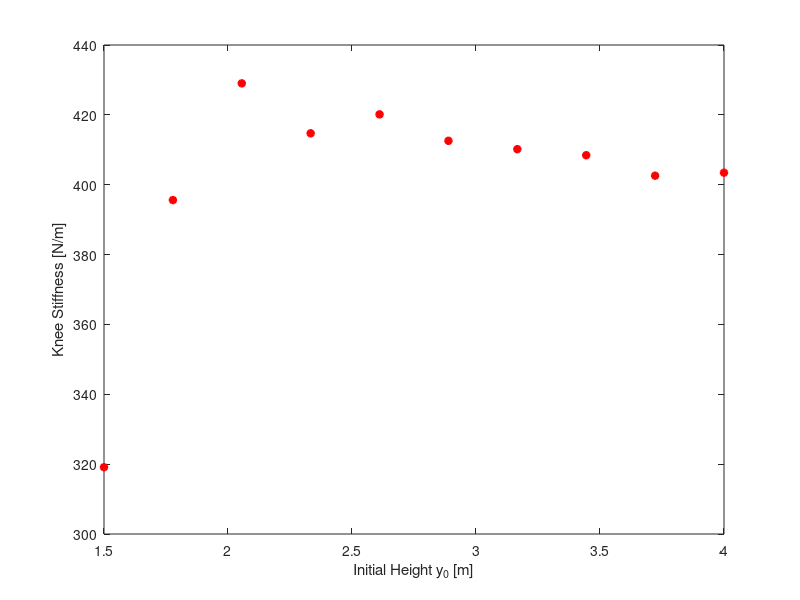
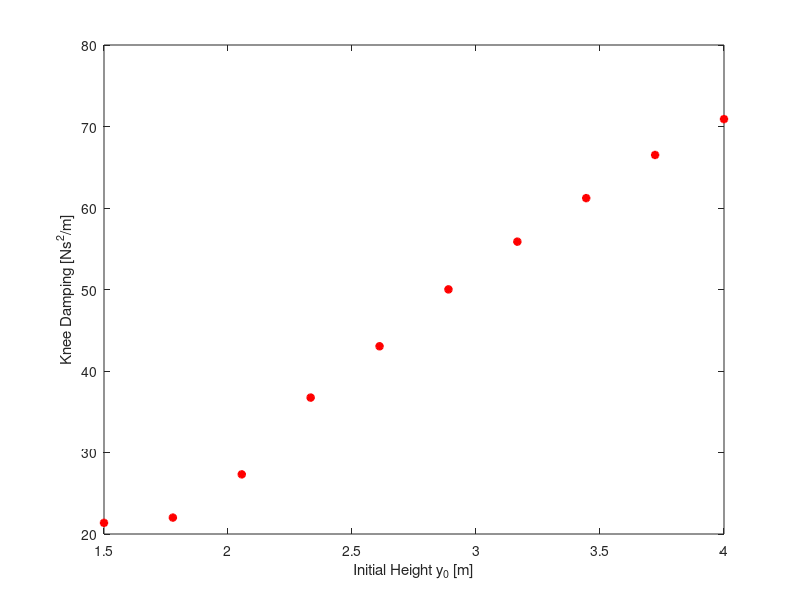
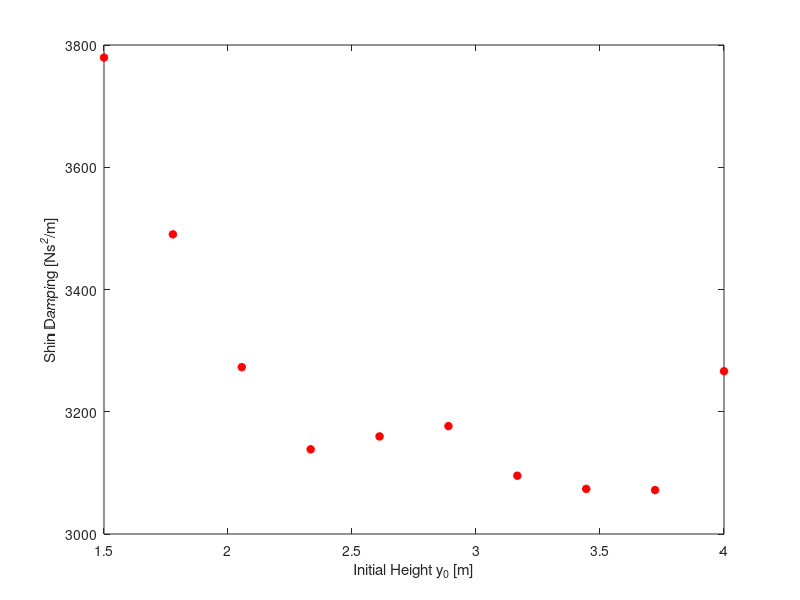

Write MATLAB code to recreate these figures, in order.

clear all; close all; clc; 
load('OptResults1.mat')

H0Vec = linspace(1.5,4,10)'; 
%Q0 = [Kp_knee,Kd_knee, B0]';

figure
plot(H0Vec, aVecOpt(1,:),'r*','linewidth',2)
xlabel('Initial Height y_{0} [m]')
ylabel('Knee Stiffness [N/m]')

figure
plot(H0Vec, aVecOpt(2,:),'r*','linewidth',2)
xlabel('Initial Height y_{0} [m]')
ylabel('Knee Damping [Ns^2/m]')

figure
plot(H0Vec, aVecOpt(3,:),'r*','linewidth',2)
xlabel('Initial Height y_{0} [m]')
ylabel('Shin Damping [Ns^2/m]')